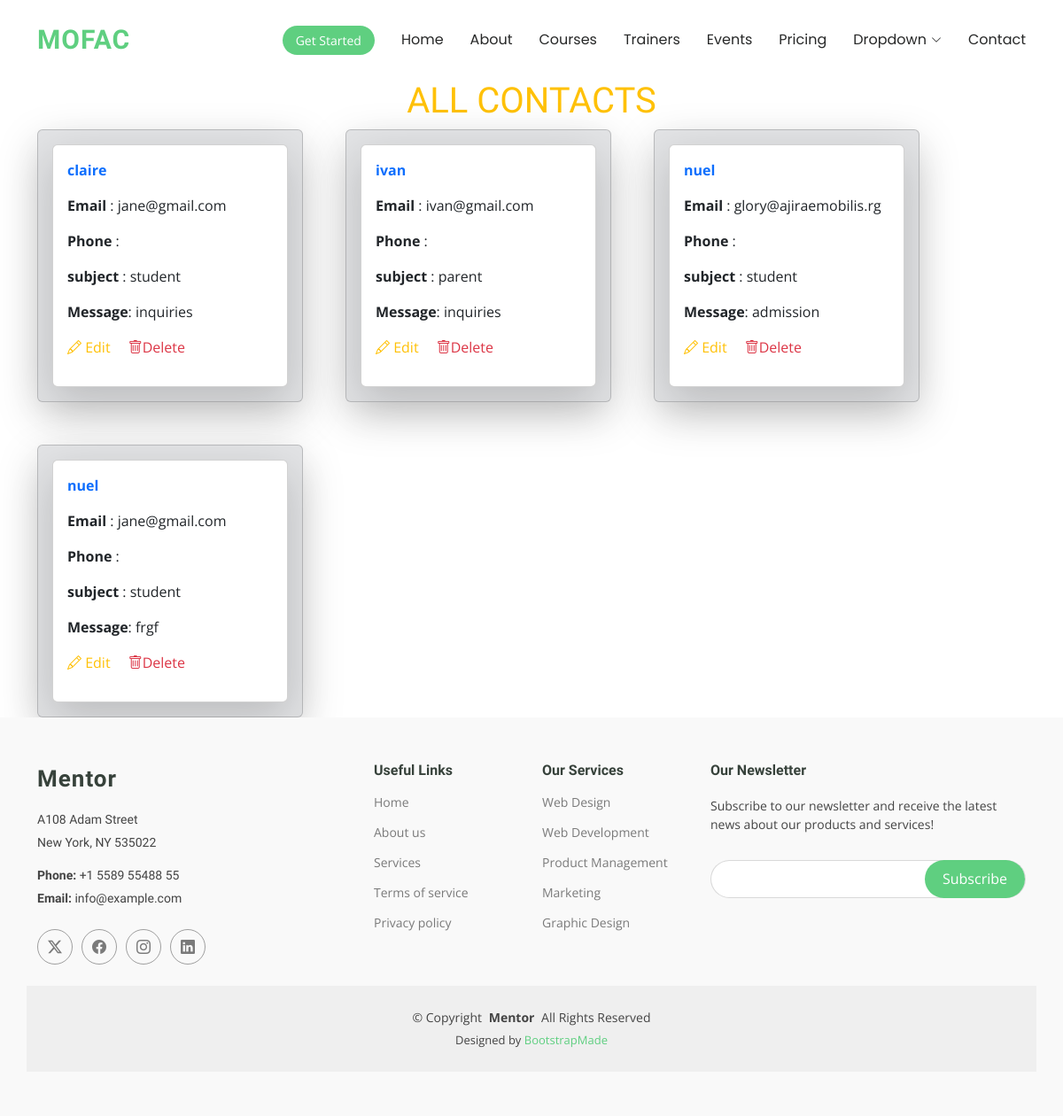
Before: /show/ with the older database file.
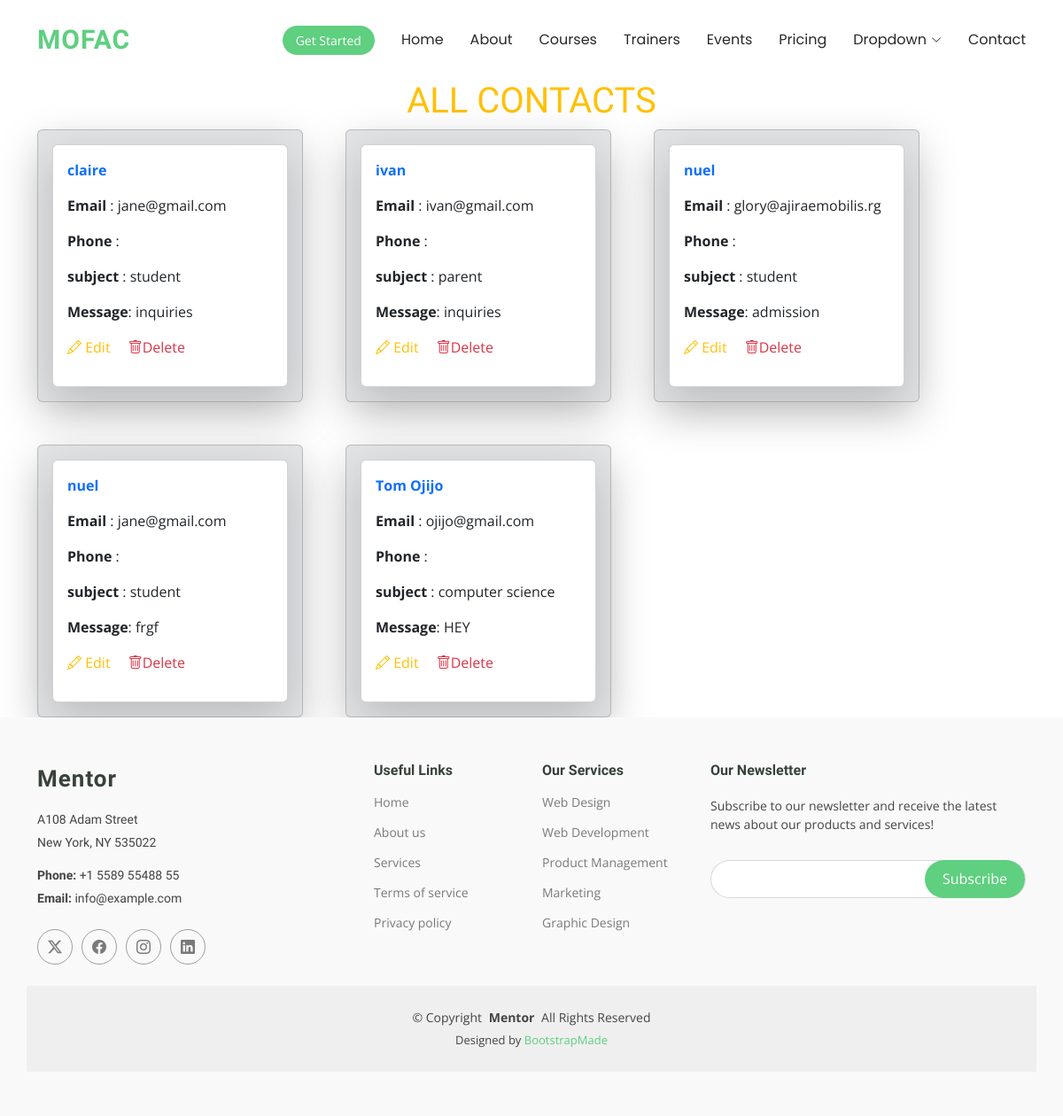
After: the same page with the newer database file.
### trainingapp/models.py (models this page shows, shortened)
class Contacts(models.Model):
    name = models.CharField(max_length=50)
    email = models.EmailField()
    subject = models.CharField(max_length=50)
    message = models.TextField()

### trainingapp/views.py (the view)
# urls.py: path('show/', views.show, name='show'),
def show(request):
    all = Contacts.objects.all()
    return render(request,'show.html',{'all':all})

### templates/show.html (shortened to what this page needs)
{% extends 'starter-page.html' %}
{% load static %}
{% block content %}
    <h1 class="text-center text-warning">ALL CONTACTS</h1>
<div class="d-flex flex-wrap gap-5 container">
        {% for y in all %}
        <div class="card p-3 shadow-lg bg-secondary-subtle" style="width: 300px">
 <div class="card w-30 p-3 shadow-lg">
            <p class="text-primary fw-bold">{{ y.name }}</p>
            <p> <strong>Email</strong> : {{ y.email }}</p>
            <p> <strong>Phone</strong> : {{ y.phone }}</p>
            <p> <strong>subject</strong> : {{ y.subject }}</p>
            <p> <strong>Message</strong>: {{ y.message }}</p>
            <p>
                <a href="{% url 'edit' y.id %}" class="me-3 text-warning">
                    <i class="bi bi-pencil"></i> Edit
                </a>
                <a href="/delete/{{ y.id }}" class="text-danger me-3">
                    <i class="bi bi-trash"></i>Delete
                </a>
            </p>
        </div>
        </div>
        {% endfor %}
</div>
{% endblock %}

### templates/starter-page.html (shortened to what this page needs)
<!DOCTYPE html>
<html lang="en">
<head>
{% load static %}
  <link href="{% static 'assets/vendor/bootstrap/css/bootstrap.min.css'%}" rel="stylesheet">
  <link href="{% static 'assets/vendor/bootstrap-icons/bootstrap-icons.css'%}" rel="stylesheet">
  <link href="{% static 'assets/vendor/aos/aos.css'%}" rel="stylesheet">
  <link href="{% static 'assets/vendor/glightbox/css/glightbox.min.css'%}" rel="stylesheet">
  <link href="{% static 'assets/vendor/swiper/swiper-bundle.min.css'%}" rel="stylesheet">
  <link href="{% static 'assets/css/main.css' %}" rel="stylesheet">
</head>
<body class="starter-page-page">
  <header id="header" class="header d-flex align-items-center sticky-top">
    <div class="container-fluid container-xl position-relative d-flex align-items-center">
      <a href="index.html" class="logo d-flex align-items-center me-auto">
        <h1 class="sitename">Mofac</h1>
      </a>
      <nav id="navmenu" class="navmenu">
        <ul>
          <li><a href="{% url 'index'%}">Home<br></a></li>
          <li><a href="{% url 'about'%}">About</a></li>
          <li><a href="{% url 'courses'%}l">Courses</a></li>
          <li><a href="{% url 'trainers'%}">Trainers</a></li>
          <li><a href="{% url 'events'%}">Events</a></li>
          <li><a href="{% url 'pricing'%}">Pricing</a></li>
          <li class="dropdown"><a href="#"><span>Dropdown</span> <i class="bi bi-chevron-down toggle-dropdown"></i></a>
          </li>
          <li><a href="{% url 'contact' %}">Contact</a></li>
        </ul>
      </nav>
      <a class="btn-getstarted" href="{% url 'courses' %}">Get Started</a>
    </div>
  </header>
  <main class="main">
      {% block content %}
      {% endblock %}
  </main>
  <footer id="footer" class="footer position-relative light-background">
    <div class="container footer-top">
      <div class="row gy-4">
        <div class="col-lg-4 col-md-6 footer-about">
          <a href="index.html" class="logo d-flex align-items-center">
            <span class="sitename">Mentor</span>
          </a>
          <div class="footer-contact pt-3">
            <p>A108 Adam Street</p>
            <p>New York, NY 535022</p>
            <p class="mt-3"><strong>Phone:</strong> <span>+1 5589 55488 55</span></p>
            <p><strong>Email:</strong> <span>info@example.com</span></p>
          </div>
          <div class="social-links d-flex mt-4">
            <a href=""><i class="bi bi-twitter-x"></i></a>
            <a href=""><i class="bi bi-facebook"></i></a>
            <a href=""><i class="bi bi-instagram"></i></a>
            <a href=""><i class="bi bi-linkedin"></i></a>
          </div>
        </div>
        <div class="col-lg-2 col-md-3 footer-links">
          <h4>Useful Links</h4>
          <ul>
            <li><a href="#">Home</a></li>
            <li><a href="#">About us</a></li>
            <li><a href="#">Services</a></li>
            <li><a href="#">Terms of service</a></li>
            <li><a href="#">Privacy policy</a></li>
          </ul>
        </div>
        <div class="col-lg-2 col-md-3 footer-links">
          <h4>Our Services</h4>
          <ul>
            <li><a href="#">Web Design</a></li>
            <li><a href="#">Web Development</a></li>
            <li><a href="#">Product Management</a></li>
            <li><a href="#">Marketing</a></li>
            <li><a href="#">Graphic Design</a></li>
          </ul>
        </div>
        <div class="col-lg-4 col-md-12 footer-newsletter">
          <h4>Our Newsletter</h4>
          <p>Subscribe to our newsletter and receive the latest news about our products and services!</p>
          <form action="forms/newsletter.php" method="post" class="php-email-form">
            <div class="newsletter-form"><input type="email" name="email"><input type="submit" value="Subscribe"></div>
          </form>
        </div>
      </div>
    </div>
    <div class="container copyright text-center mt-4">
      <p>© <span>Copyright</span> <strong class="px-1 sitename">Mentor</strong> <span>All Rights Reserved</span></p>
      <div class="credits">
        Designed by <a href="https://bootstrapmade.com/">BootstrapMade</a>
      </div>
    </div>
  </footer>
</body>
</html>

Changed rows visible on the page:
added Contacts: name "Tom Ojijo", email "ojijo@gmail.com", subject "computer science", message "HEY"
